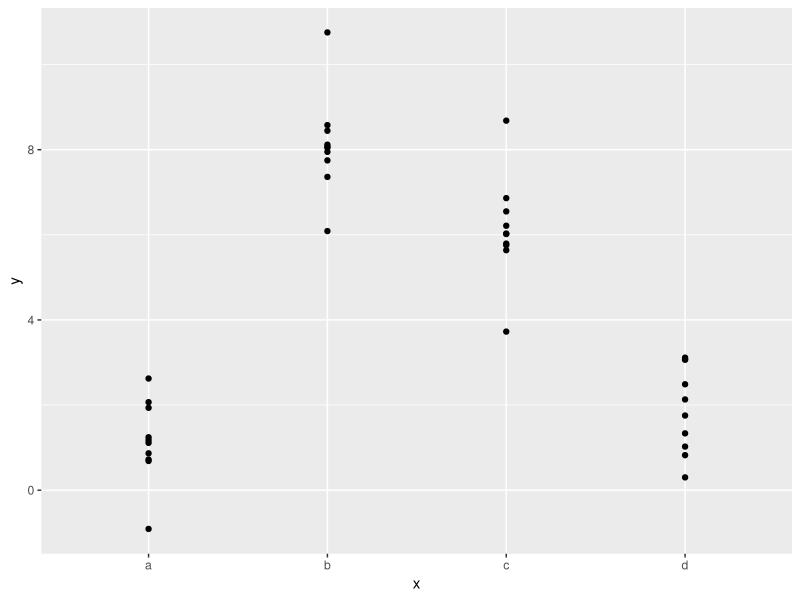
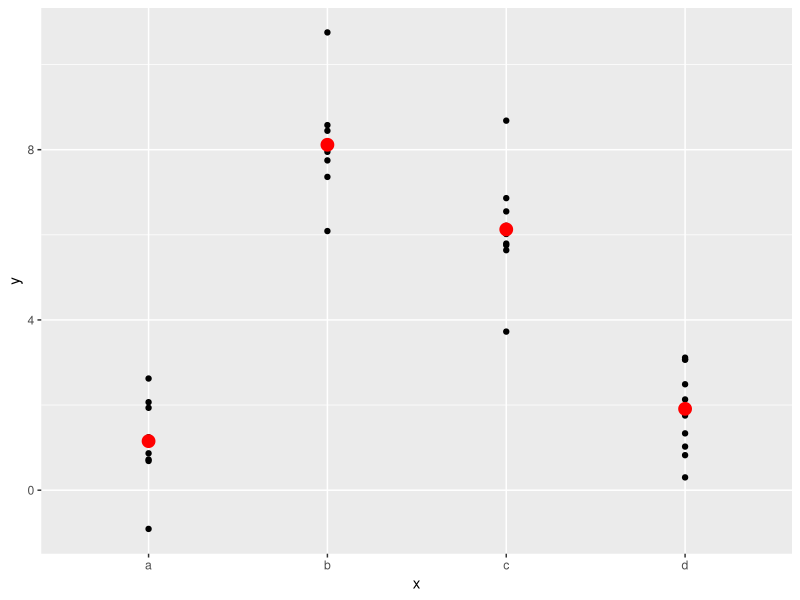
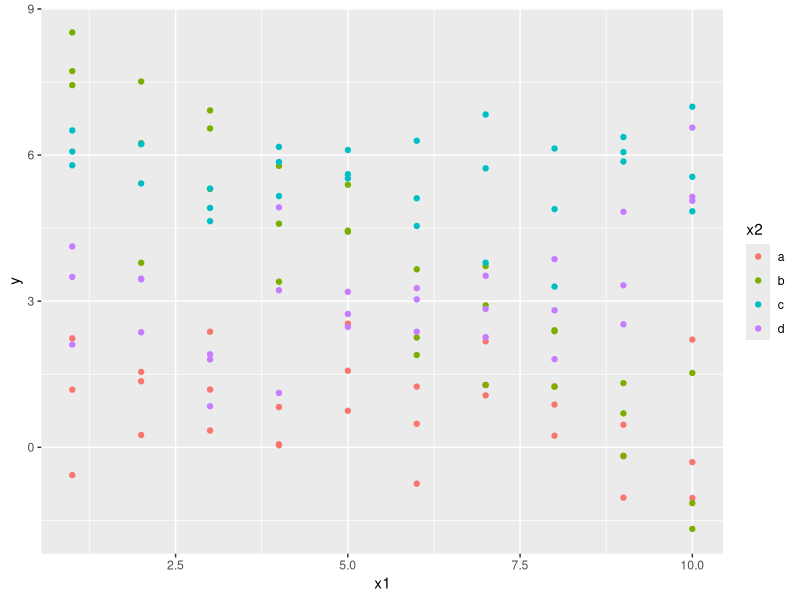
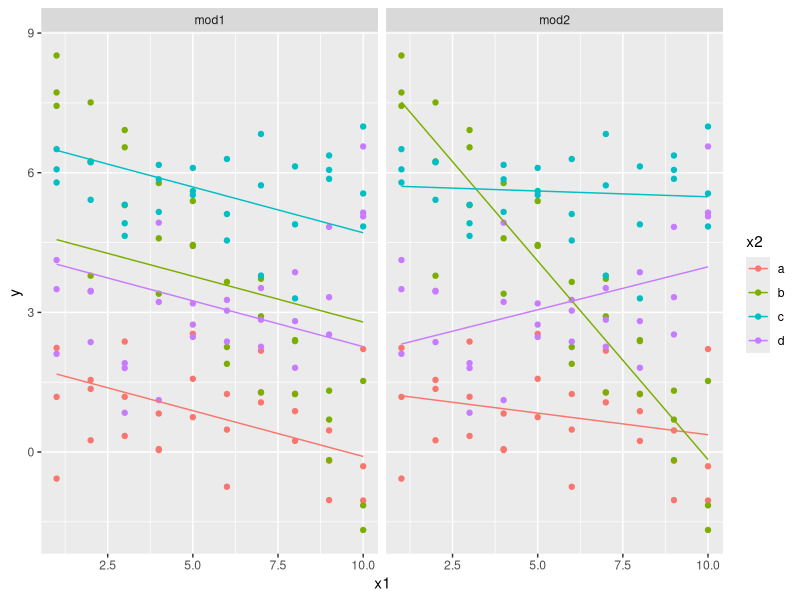
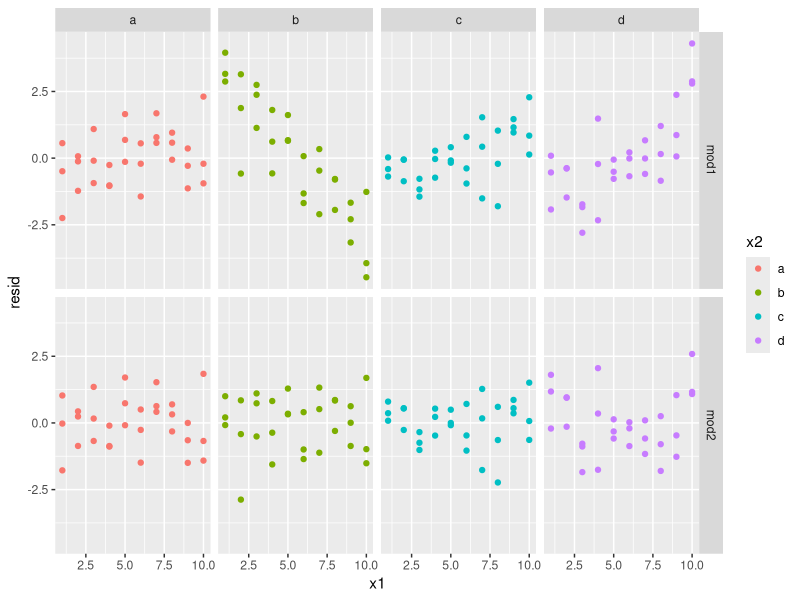

Generate these figures, in order, with R:
library(tidyverse)
library(dplyr)
library(modelr)

df <- tribble(
  ~y, ~x1, ~x2,
  4, 2, 5,
  5, 1, 6
)

model_matrix(df, y ~ x1 + x2)

# Categorical Variables
df <- tribble(
  ~ sex, ~ response,
  "male", 1,
  "female", 2,
  "male", 1
)
view(sim2)

model_matrix(df, response ~ sex)

ggplot(sim2) +
  geom_point(aes(x, y))

# Fit a linear model that predicts y using x
mod2 <- lm(y ~ x, data = sim2)

grid <- sim2 %>%
  data_grid(x) %>%
  add_predictions(mod2)

grid

ggplot(sim2, aes(x)) +
  geom_point(aes(y = y)) +
  geom_point(
    data = grid,
    aes(y = pred),
    color= "red",
    size = 4
  )

# Continuous and Categorical Data
view(sim3)
ggplot(sim3, aes(x1, y)) +
  geom_point(aes(color = x2))

# Model 1 one slope for all groups
mod1 <- lm(y ~ x1 + x2, data = sim3)
# Model 2 has different slopes per group
mod2 <- lm(y ~ x1 * x2, data = sim3)

grid <- sim3 %>%
  data_grid(x1, x2) %>%
  gather_predictions(mod1, mod2)
grid

ggplot(sim3, aes(x1, y, color = x2)) +
  geom_point() +
  geom_line(data = grid, aes(y = pred)) +
  facet_wrap(~ model)

# Residual analysis
sim3 <- sim3 %>%
  gather_residuals(mod1, mod2)

ggplot(sim3, aes(x1, resid, color = x2)) +
  geom_point() +
  facet_grid(model ~ x2)

anova(mod1, mod2)
# Model 2 is decisively more accurate than model 1
